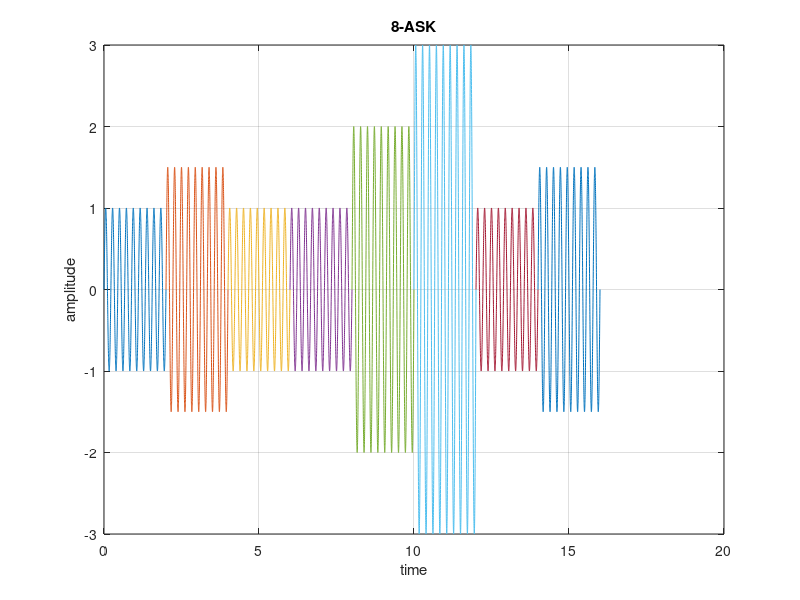

MATLAB code to generate this figure:
close all;
clc;
clear all;
%ID=AB-CDEFG-H
A=2;
B=0;
C=4;
D=2;
E=4;
F=5;
G=1;
H=1;

% Converting E=4, F=5 and G=1 to 8 bit ASCII characters array
bitStream_1= dec2bin(E,8)-'0';
bitStream_2= dec2bin(F,8)-'0';
bitStream_3= dec2bin(G,8)-'0';
% genarating bit stream array
bitStream= [bitStream_1 bitStream_2 bitStream_3]; 
% calculating length of bit stream
n=length(bitStream); 
ts=2;
%frequency
fd=4.5;
fs=1000;
i=1;
g=0;

while i:3:n
    %width of any pulse 
    t=g*ts:1/fs:(g+1)*ts;
    %condition
    if bitStream(i)==0 && bitStream(i+1)==0 && bitStream(i+2)==0
        ask=1*sin(2*pi*fd*t);
        
    elseif bitStream(i)==0 && bitStream(i+1)==0 && bitStream(i+2)==1
        ask=1.5*sin(2*pi*fd*t);
        
    elseif bitStream(i)==0 && bitStream(i+1)==1 && bitStream(i+2)==0
        ask=2*sin(2*pi*fd*t);
        
    elseif bitStream(i)==0 && bitStream(i+1)==1 && bitStream(i+2)==1
        ask=2.5*sin(2*pi*fd*t);
        
    elseif bitStream(i)==1 && bitStream(i+1)==0 && bitStream(i+2)==0
        ask=3*sin(2*pi*fd*t);
        
    elseif bitStream(i)==1 && bitStream(i+1)==0 && bitStream(i+2)==1
        ask=3.5*sin(2*pi*fd*t);
        
    elseif bitStream(i)==1 && bitStream(i+1)==1 && bitStream(i+2)==0
        ask=4*sin(2*pi*fd*t);
        
    elseif bitStream(i)==1 && bitStream(i+1)==1 && bitStream(i+2)==1
        ask=4.5*sin(2*pi*fd*t);
    
    end
    %plotting graph
    plot(t,ask);
    title('8-ASK');
    xlabel('time');
    ylabel('amplitude')
    hold on;
    grid on;
    
    i=i+3;
    g=g+1;
end;
hold off;